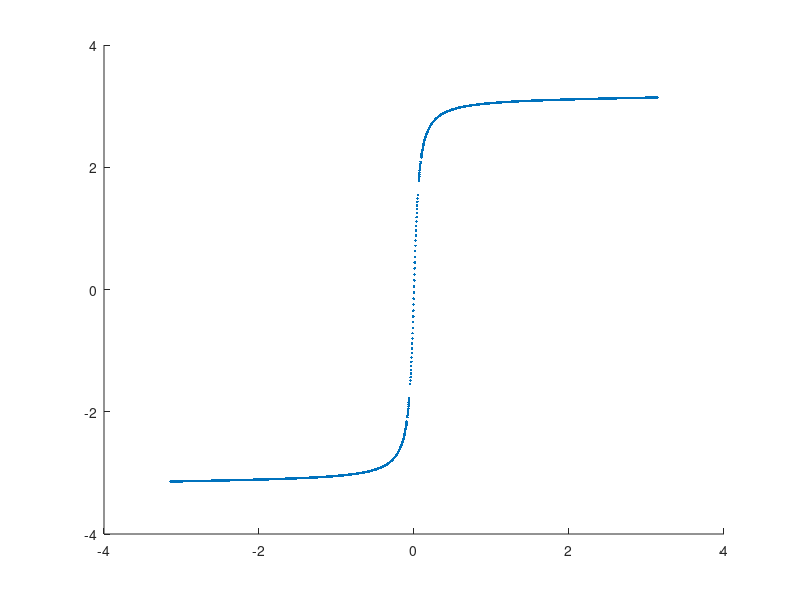

This figure's MATLAB source:
% Create a surface plot of a filter H(z)
clear all;

% Given coefficients of H(z)
Hnum = [ 1 0 ];
Hden = [ 1 -.5];

% x is real part of z, y is imaginary part of z
[x,y] = meshgrid(linspace(-1.25,1.25,1000),linspace(-1.25,1.25,1000)*1j);
z = x+y;
numOrder = length(Hnum) - 1;
denOrder = length(Hden) - 1;

wcNew = 0.1*pi;
wcOld = 0.9*pi;
wcNew2 = 0.8*pi;
ii = 0;
figure(1);
hold on;
% for fToTransformTo = linspace(wcOld, wcNew, 1)
% ii = ii + 1;
a = sin((wcOld - wcNew)/2)/sin((wcOld+wcNew)/2);

%a = cos( (wcNew2 + fToTransformTo)/2) / cos( (wcNew2 - fToTransformTo)/2 );
%B = cot( (wcNew2 - fToTransformTo)/2) * tan(wcOld/2);
%zTransformedNum = [ -1 2*a*B/(B+1) -(B-1)/(B+1) ];
%zTransformedDen = [(B-1)/(B+1) -2*a*B/(B+1) 1];
zTransformedNum = [ 1 -a];
zTransformedDen = [ -a 1];
zTransformedNumOrder = length(zTransformedNum) - 1;
zTransformedDenOrder = length(zTransformedDen) - 1;
zTransNumSum = 0;
zTransDenSum = 0;
wTransformNum = 0;
wTransformDen = 0;
w = linspace(0,2*pi,100);

dtftLinIndex = find((abs(z) > 0.999) & (abs(z) < 1.001));
dtftIndex = ind2sub(size(z),dtftLinIndex);

for nOrder = 0 : zTransformedNumOrder
   zTransNumSum = zTransNumSum + zTransformedNum(nOrder+1)*z.^(zTransformedNumOrder - nOrder);
   wTransformNum = wTransformNum + zTransformedNum(nOrder+1)*z(dtftIndex).^(zTransformedNumOrder - nOrder);
end
for dOrder = 0 : zTransformedDenOrder
   zTransDenSum = zTransDenSum + zTransformedDen(dOrder+1)*z.^(zTransformedDenOrder - dOrder);
   wTransformDen = wTransformDen + zTransformedDen(dOrder+1)*z(dtftIndex).^(zTransformedDenOrder - dOrder);
end
zTrans = zTransNumSum ./ zTransDenSum;
wTransform = wTransformNum./wTransformDen;
% plot(angle(z(dtftIndex)),angle(wTransform),'.');
plot(angle(z(dtftIndex)),angle(zTrans(dtftIndex)),'.');
return;
% Calculate H
numSum = 0;
denSum = 0;
for numPower = 0 : numOrder
    numSum = numSum + Hnum(numPower+1)*zTrans.^(numOrder - numPower); 
end

for denPower = 0 : denOrder
    denSum = denSum + Hden(denPower+1)*zTrans.^(denOrder - denPower);
end

H = numSum./denSum;

zeroIndeces = find(H == 0);

% Find coefficients of z that are at the unit circle
dtftLinIndex = find((abs(z) > 0.999) & (abs(z) < 1.001));
dtftIndex = ind2sub(size(z),dtftLinIndex);

dtft = H(dtftIndex);
w = angle(z(dtftIndex));
posFIndex = find(w>0);
[b,a] = invfreqz(dtft(posFIndex),w(posFIndex),numOrder+1,denOrder+1);
[zero, pole, gain] = nd2zpg(b, a);
%zplane(zero(ii),pole(ii));

plot(real(zero),imag(zero),'o','Color',[.1*ii 0 0]);
plot(real(pole),imag(zero),'x','Color',[.1*ii 0 0]);

% end
hold off;



%%
hDTFT = 20*log10(abs(H(dtftIndex))/max(abs(H(dtftIndex))));
cutOffIndex = find( min(abs(hDTFT(end/2:end) + 3) ) );

wcOld = angle(w(cutOffIndex));




% Plot the DTFT (2-dimensions) : |H(e^(jw))| vs w
% For some reason this skips pi * 0.1729 through pi * .8271
figure(2);
plot(angle(z(dtftIndex))/pi,20*log10(abs(H(dtftIndex))/max(abs(H(dtftIndex))) ),'.','MarkerSize',1)

% Trying to plot just the DTFT of the Z as a surface
% This does not work. How do you do it?
% figure(3);
% surface(x(dtftIndex),j*y(dtftIndex),abs(H(dtftIndex)));

% H = 0.5*(z + 1) ./ (z - 0.5);

figure(1);
surf(x,real(j*y),abs(H),'EdgeColor','interp','FaceLighting','none');
axis([-1.5 1.5 -1.5 1.5 -.5 5])
caxis([0 7])
camlight right


hold on;
% Plot the axes
[x,y] = meshgrid(zeros(1,2), linspace(-1.5,1.5,2) );
[y1,x1] = meshgrid(zeros(1,2), linspace(-1.5,1.5,2) );
z = meshgrid(linspace(0,2,2) );
alphaData = ones(size(z))*0;
surf(x,y,z,'EdgeColor','none','FaceAlpha',0.5,'FaceColor',[1,.8,.8]);
surf(x1,y1,z,'EdgeColor','none','FaceAlpha',0.5,'FaceColor',[1,.8,.8]);

[xCyl,yCyl,zCyl] = cylinder(1,50);
surf(xCyl,yCyl,zCyl*2,'EdgeColor','interp','EdgeColor','none','FaceAlpha',.5,'FaceColor',[1,.8,.8]);
hold off;
